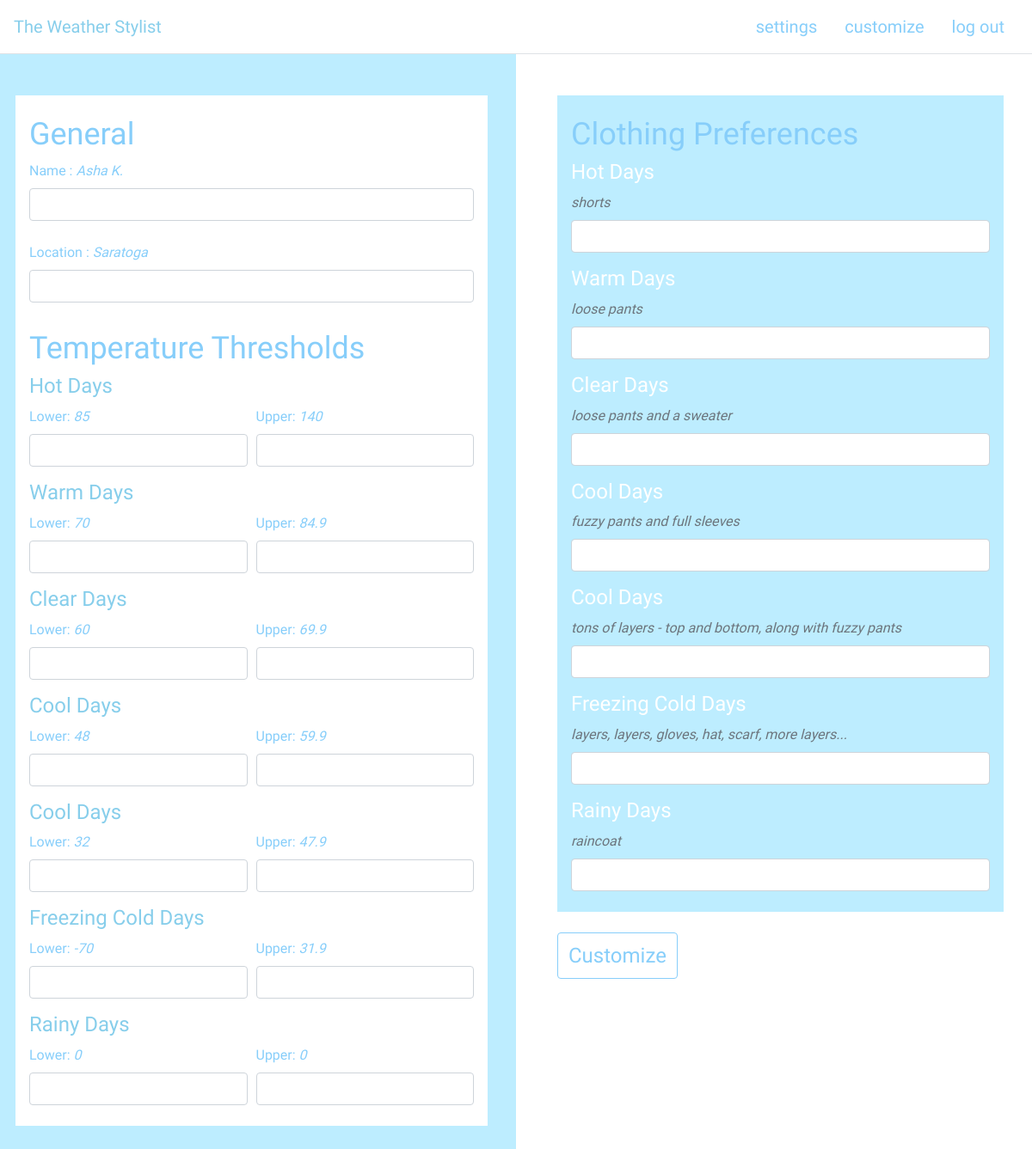
The page /customize (signed in) on the database its author committed.
### tables this page shows
CREATE TABLE 'users' ('id' integer PRIMARY KEY AUTOINCREMENT NOT NULL, 'name' text, 'username' text, 'hash' text, 'location' text);

CREATE TABLE 'preferences' ('condition' text, 'clothing' text, 'lower' numeric, 'upper' numeric,'user' text);

### application.py (the view)
@app.route("/customize", methods=["GET", "POST"])
@login_required
def get_customize():
    user = db.execute("SELECT * FROM users WHERE id = :user_id", user_id=session["user_id"])
    username = user[0]['username']
    if request.method == "POST":
        if request.form.get("name"):
            db.execute("UPDATE users SET name = :name WHERE username = :username", name = request.form.get("name"), username = username)
        if request.form.get("location"):
            db.execute("UPDATE users SET location = :location WHERE username = :username", location = request.form.get("location"), username = username)
        info = db.execute("SELECT condition FROM preferences WHERE user = :username", username=username)
        for condition in info:
            conditiontext =(condition['condition']).replace(" ", "_")
            if request.form.get(f"{conditiontext}_min"):
                db.execute("UPDATE preferences SET lower = :lower WHERE user = :username AND condition = :condition", lower = request.form.get(f"{conditiontext}_min"), username = username, condition = condition['condition'])
            if request.form.get(f"{conditiontext}_max"):
                db.execute("UPDATE preferences SET upper = :upper WHERE user = :username AND condition = :condition", upper = request.form.get(f"{conditiontext}_upper"), username = username, condition = condition['condition'])
            if request.form.get(f"{conditiontext}_clothing"):
                db.execute("UPDATE preferences SET clothing = :clothing WHERE user = :username AND condition = :condition", clothing = request.form.get(f"{conditiontext}_clothing"), username = username, condition = condition['condition'])
        return redirect("/customize")
    else:
        info = db.execute("SELECT * FROM preferences WHERE user = :username", username=username)
        return render_template("customize.html", name=user[0]['name'], location=user[0]['location'], info = info)

### application.py (called while the page is built)
@app.after_request
def after_request(response):
    response.headers["Cache-Control"] = "no-cache, no-store, must-revalidate"
    response.headers["Expires"] = 0
    response.headers["Pragma"] = "no-cache"
    return response

### helpers.py (called while the page is built)
def login_required(f):
    @wraps(f)
    def decorated_function(*args, **kwargs):
        if session.get("user_id") is None:
            return redirect("/homepage")
        return f(*args, **kwargs)
    return decorated_function

### templates/customize.html (shortened to what this page needs)
{% extends "layout.html" %}
{% block main %}
<div class="container-fluid bg-white">
    <div class="row">
        <div class = "col-sm p-5 m-6 bg-custom">
            <div class="row">
                <div class="px-3 pt-4 py-2 bg-white container-fluid">
                    <h5>General</h5>
                    <form action="/customize" method="post">
                    <div class="form-group">
                        <label for="name">Name : <i>{{name}}</i> </label>
                        <input autocomplete="off" autofocus class="form-control" name="name" type="text">
                        <br>
                        <label for="location">Location : <i>{{location}} </i> </label>
                        <input autocomplete="off" autofocus class="form-control" name="location" type="text">
                    </div>
                </div>
            </div>
            <div class="row">
                <div class="px-3 pt-2 py-2 bg-white">
                <h5>Temperature Thresholds</h5>
                {% for weathertype in info %}
                    {% set conditiontext = (weathertype['condition']).replace(" ", "_") %}
                        <h4>{{weathertype['condition']}} </h4>
                        <div class="form-row">
                        <div class="col-sm">
                            <div class="form-group">
                                <label for={{ conditiontext+"_min"}}>Lower: <i>{{weathertype['lower']}} </i></label>
                                <input autocomplete="off" autofocus class="form-control" name={{ conditiontext+"_min" }} type="text">
                            </div>
                        </div>
                        <div class="col-sm">
                            <div class="form-group">
                                <label for={{ weathertype['condition']+"max"}}>Upper: <i>{{weathertype['upper']}} </i></label>
                                <input autocomplete="off" autofocus class="form-control" name={{ weathertype['condition']+"max" }} type="text">
                            </div>
                        </div>
                        </div>
                {% endfor %}
                </div>
            </div>
        </div>
        <div class = "col-sm  p-5 m-6 bg-white">
            <div class="px-3 pt-4 py-2 bg-custom">
                <h5 class>Clothing Preferences</h5>
                {% for weathertype in info %}
                    {% set conditiontext = (weathertype['condition']).replace(" ", "_") %}
                    <h4 class = "text-white">{{weathertype['condition']}}</h4>
                    <div class="form-group">
                        <label class="text-secondary" for={{ conditiontext+"_clothing" }}> <i>{{weathertype['clothing']}} </i></label>
                        <input autocomplete="off" autofocus class="form-control" name={{ conditiontext+"_clothing" }} type="text">
                    </div>
                {% endfor %}
                </div>
            <br>
            <button class="btn btn-custom1 py-2" type="submit">Customize</button>
        </div>
    </div>
    </div>
{% endblock %}

### static/styles.css (style rules this page uses)
.bg-custom { background-color: #BDEDFF; border-color: black; }
.container-fluid { padding: 0; }
label { font-family: 'Cutive'; color: lightskyblue; }
.btn-custom, .btn-custom1 { background-color: none; font-size: 24px; font-family: 'Chonburi'; color: lightskyblue; }
.btn-custom1 { border-color: lightskyblue; border-width: 1px; }
h5 { font-family: 'Ultra'; font-size: 36px; color: lightskyblue; }
h4 { font-family: 'Poiret One'; color: skyblue; }

### rows shown on the page
users: name "Asha K.", location "Saratoga"
preferences: condition "Hot Days", lower "85", upper "140", clothing "shorts"
preferences: condition "Warm Days", lower "70", upper "84.9", clothing "loose pants"
preferences: condition "Clear Days", lower "60", upper "69.9", clothing "loose pants and a sweater"
preferences: condition "Cool Days", lower "48", upper "59.9", clothing "fuzzy pants and full sleeves"
preferences: condition "Cool Days", lower "32", upper "47.9", clothing "tons of layers - top and bottom, along with fuzzy pants"
preferences: condition "Freezing Cold Days", lower "-70", upper "31.9", clothing "layers, layers, gloves, hat, scarf, more layers..."
preferences: condition "Rainy Days", lower "0", upper "0", clothing "raincoat"
